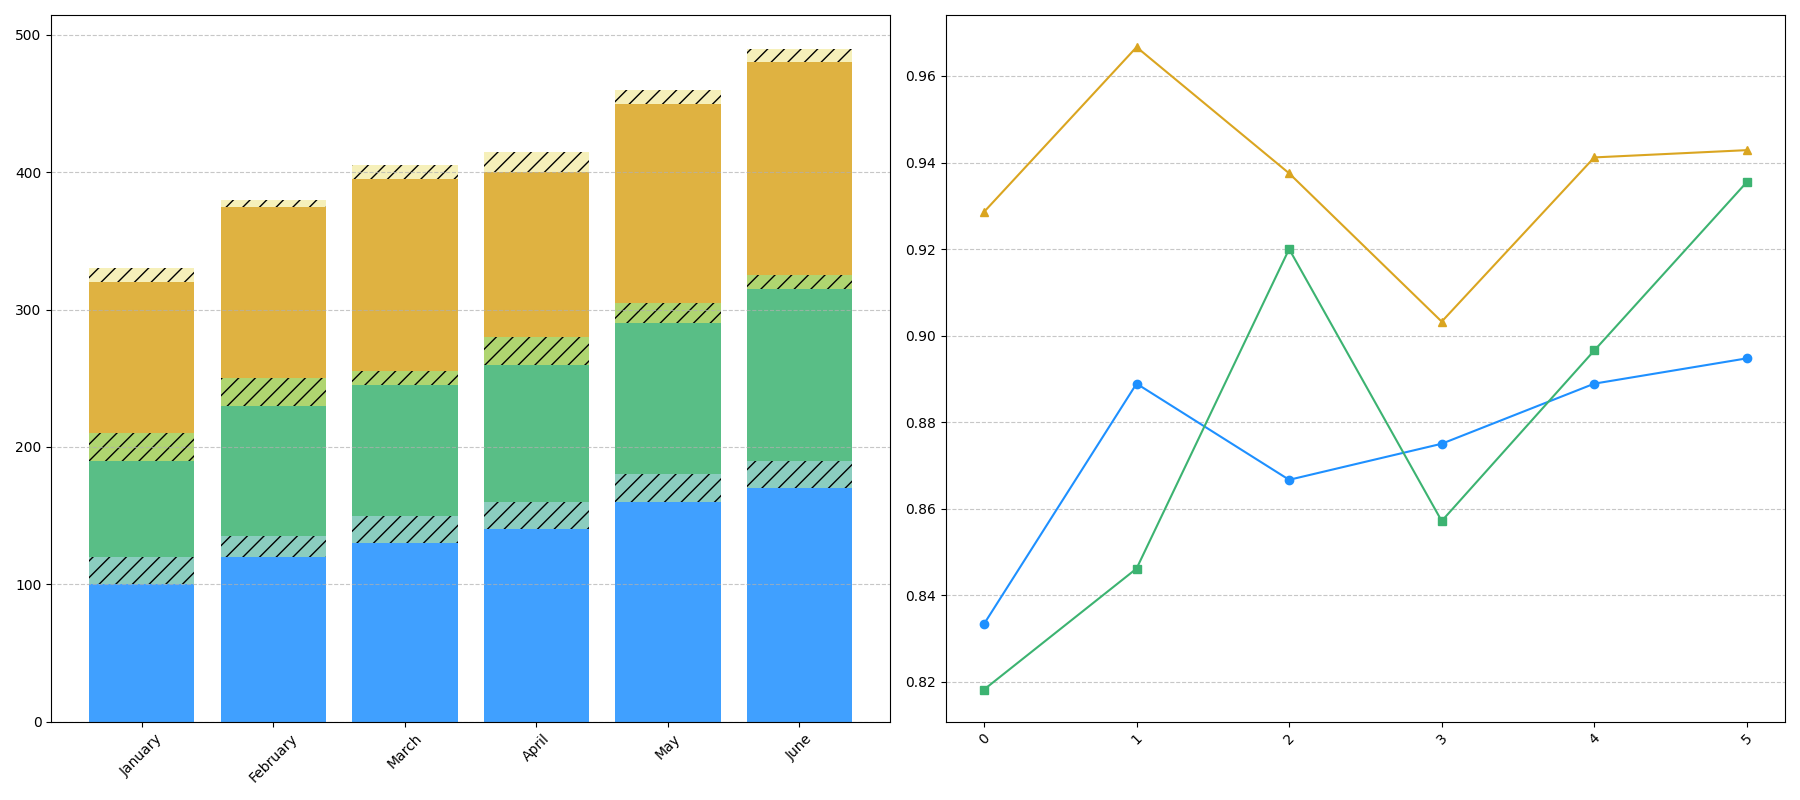

The Python source for this figure:
import matplotlib.pyplot as plt
import numpy as np

# Define months for the chart
months = ["January", "February", "March", "April", "May", "June"]

# Define production and consumption data
craft_beer_production = [120, 135, 150, 160, 180, 190]
herbal_tea_production = [110, 130, 125, 140, 145, 155]
organic_coffee_production = [140, 150, 160, 155, 170, 175]

craft_beer_consumption = [100, 120, 130, 140, 160, 170]
herbal_tea_consumption = [90, 110, 115, 120, 130, 145]
organic_coffee_consumption = [130, 145, 150, 140, 160, 165]

# Calculate leftover and efficiency
craft_beer_leftover = np.array(craft_beer_production) - np.array(craft_beer_consumption)
herbal_tea_leftover = np.array(herbal_tea_production) - np.array(herbal_tea_consumption)
organic_coffee_leftover = np.array(organic_coffee_production) - np.array(organic_coffee_consumption)

craft_beer_efficiency = np.array(craft_beer_consumption) / np.array(craft_beer_production)
herbal_tea_efficiency = np.array(herbal_tea_consumption) / np.array(herbal_tea_production)
organic_coffee_efficiency = np.array(organic_coffee_consumption) / np.array(organic_coffee_production)

# Initialize plot with two subplots
fig, (ax1, ax2) = plt.subplots(1, 2, figsize=(18, 8))

# Subplot 1: Stacked bar chart
bar_width = 0.6

ax1.bar(months, craft_beer_consumption, label='Craft Beer Consumed', color='dodgerblue', alpha=0.85)
ax1.bar(months, herbal_tea_consumption, bottom=craft_beer_consumption, label='Herbal Tea Consumed', color='mediumseagreen', alpha=0.85)
ax1.bar(months, organic_coffee_consumption, bottom=np.array(craft_beer_consumption) + np.array(herbal_tea_consumption), label='Organic Coffee Consumed', color='goldenrod', alpha=0.85)

ax1.bar(months, craft_beer_leftover, bottom=craft_beer_consumption, label='Craft Beer Leftover', color='lightblue', alpha=0.6, hatch='//')
ax1.bar(months, herbal_tea_leftover, bottom=np.array(craft_beer_consumption) + np.array(herbal_tea_consumption), label='Herbal Tea Leftover', color='lightgreen', alpha=0.6, hatch='//')
ax1.bar(months, organic_coffee_leftover, bottom=np.array(craft_beer_consumption) + np.array(herbal_tea_consumption) + np.array(organic_coffee_consumption), label='Organic Coffee Leftover', color='khaki', alpha=0.6, hatch='//')

ax1.grid(axis='y', linestyle='--', alpha=0.7)
ax1.tick_params(axis='x', rotation=45)

# Subplot 2: Line plot for efficiency
ax2.plot(craft_beer_efficiency, marker='o', label='Craft Beer Efficiency', color='dodgerblue')
ax2.plot(herbal_tea_efficiency, marker='s', label='Herbal Tea Efficiency', color='mediumseagreen')
ax2.plot(organic_coffee_efficiency, marker='^', label='Organic Coffee Efficiency', color='goldenrod')

ax2.grid(axis='y', linestyle='--', alpha=0.7)
ax2.tick_params(axis='x', rotation=45)

# Adjust layout for better visualization
plt.tight_layout()

# Display the plots
plt.show()
